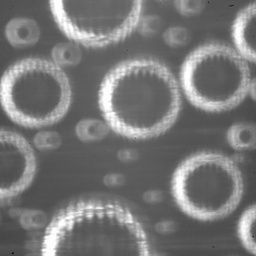
#> input picture 2_Images/for_MOHA/Initial/0.jpg, 256 x 256 px, shrunk from 512 x 512 before the run, given in place of M26C10V25T38P418.cine, which was not available
$ jupyter execute STEP_3.ipynb   (shell and % lines are left out)
#> lines starting #> are read from the running program, lines starting #| are printed output that depends on the picture; after the words box and inside, x2 and y2 are one past the last pixel; in counts of white or black regions, pixels touching at a corner belong together; pictures that were not available may be replaced by others from this repository, and a replacement may not be noted
#> further down, frame is the input picture: shape (256, 256, 3); min 13, max 255, mean 118.3
[cell 1]
import cv2 as cv
import time
import numpy as np
import pandas as pd
import matplotlib.pyplot as plt

[cell 2]
videoFile = ("C:\\SteamCondChamber\\M26C10V25T38P418.cine")
imageSfolder = ('C:\\Users\\Dino\\Desktop\\imageS')
imageLfolder = ('C:\\Users\\Dino\\Desktop\\imageL')
csvSfolder = ('C:\\Users\\Dino\\Desktop\\csvS')
csvLfolder = ('C:\\Users\\Dino\\Desktop\\csvL')

[cell 3]
def Procedure(im_in_actual, frameId):
    def unsharp_mask(image, kernel_size=(9, 9), sigma=2.0, amount=2.0, threshold=0):
        blurred = cv.GaussianBlur(image, kernel_size, sigma)
        sharpened = float(amount + 1) * image - float(amount) * blurred
        sharpened = np.maximum(sharpened, np.zeros(sharpened.shape))
        sharpened = np.minimum(sharpened, 255 * np.ones(sharpened.shape))
        sharpened = sharpened.round().astype(np.uint8)
        if threshold > 0:
            low_contrast_mask = np.absolute(image - blurred) < threshold
            np.copyto(sharpened, image, where=low_contrast_mask)
        return sharpened

    def CC(img):
        nlabels, labels, stats, centroids = cv.connectedComponentsWithStats(img)
        label_hue = np.uint8(179 * labels / np.max(labels))
        blank_ch = 255 * np.ones_like(label_hue)
        labeled_img = cv.merge([label_hue, blank_ch, blank_ch])
        labeled_img = cv.cvtColor(labeled_img, cv.COLOR_HSV2BGR)
        labeled_img[label_hue == 0] = 0
        return labeled_img, nlabels, labels, stats, centroids


    def MakeWhite(image, alpha, beta): #alpha:1-3, beta:0 -100
#> called with alpha = 2.5, beta = 20
        new_image = np.zeros(image.shape, im_in_actual.dtype)
        #alpha = 2.5  # Simple contrast control
        #beta = 10  # Simple brightness control
        for y in range(image.shape[0]):
            for x in range(image.shape[1]):
                for c in range(image.shape[2]):
                    new_image[y, x, c] = np.clip(alpha * image[y, x, c] + beta, 0, 255)
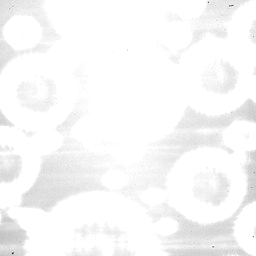
#> new_image: shape (256, 256, 3); min 52, max 255, mean 248.4
        new_image = cv.medianBlur(new_image, 3)
        new_image = cv.medianBlur(new_image, 5)
        new_image = cv.medianBlur(new_image, 3)
        return new_image

    im_light = MakeWhite(im_in_actual, 2.5, 20) #alpha:1-3, beta:0 -100
#plt.imshow(im_light)
#plt.show()

    crop_sharp = unsharp_mask(im_light, kernel_size=(9, 9), sigma=2.0, amount=2.0, threshold=0)
#> in unsharp_mask, `sharpened = float(amount + 1) * image - float(amount) * blurred`:
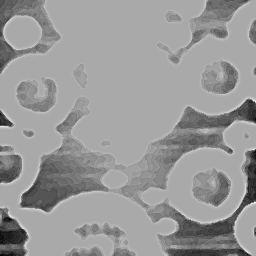
#> sharpened: shape (256, 256, 3) float64; min 188, max 289, mean 248.6; drawn with min black and max white
    crop_sharp_copy = crop_sharp
#plt.imshow(crop_sharp)
#plt.show()

    th, crop_sharp_th = cv.threshold(crop_sharp, 200, 50, cv.THRESH_BINARY_INV);
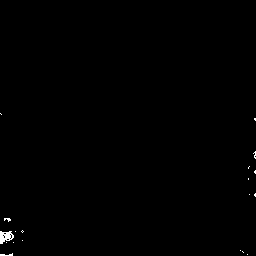
#> crop_sharp_th: shape (256, 256, 3); values 0 (black) and 50 (white), 0.31% white; 19 white regions (17 under 20 px), largest, box (x1, y1, x2, y2) and area: (0, 231, 14, 244) 116, (0, 253, 13, 256) 23
#plt.imshow(crop_sharp_th)
#plt.show()

    kernel = np.ones((2, 2), np.uint8)
    dilation = cv.dilate(crop_sharp_th, kernel, iterations=3)
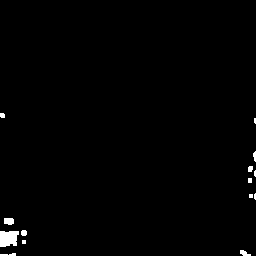
#> dilation: shape (256, 256, 3); values 0 (black) and 50 (white), 0.9% white; 14 white regions (5 under 20 px), largest, box (x1, y1, x2, y2) and area: (0, 231, 19, 247) 258, (4, 218, 14, 225) 63, (240, 250, 251, 256) 41
    erosion = cv.erode(dilation , kernel, iterations=4)
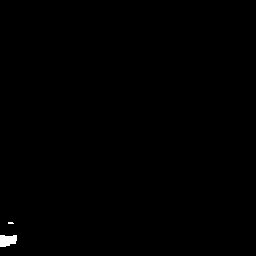
#> erosion: shape (256, 256, 3); values 0 (black) and 50 (white), 0.27% white; 2 white regions (1 under 20 px), largest, box (x1, y1, x2, y2) and area: (0, 235, 17, 247) 168
#plt.imshow(erosion )
#plt.show()

    erosion = cv.cvtColor(crop_sharp_th, cv.COLOR_BGR2GRAY)
    components, nlabels, labels, stats, centroids = CC(erosion)
#> in CC, `nlabels, labels, stats, centroids = cv.connectedComponentsWithStats(img)`: labels: shape (256, 256) int32; 20 distinct labels, from 0 to 19
#> in CC, `nlabels, labels, stats, centroids = cv.connectedComponentsWithStats(img)`: nlabels = 20; stats = 20 rows, first 6: [0, 0, 256, 256, 65331], [0, 113, 2, 2, 2], [254, 118, 2, 3, 5], [253, 151, 3, 8, 12], [248, 166, 2, 3, 3], [254, 170, 2, 4, 6]; centroids = 20 rows, first 8: [127.7, 127.2], [0.5, 113.5], [254.6, 118.8], [254.5, 154.4], [248.3, 167], [254.7, 171.5], [248, 178.5], [254.7, 194.5]
#> in CC, `labeled_img = cv.merge([label_hue, blank_ch, blank_ch])`:
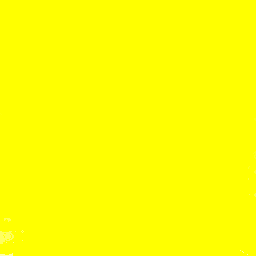
#> labeled_img: shape (256, 256, 3); mean of channels 0, 1, 2 0.3, 255, 255; drawn as B, G, R
#> in CC, `labeled_img = cv.cvtColor(labeled_img, cv.COLOR_HSV2BGR)`:
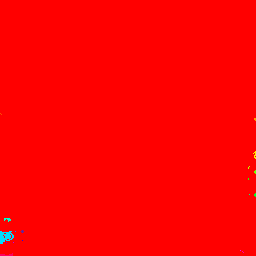
#> labeled_img: shape (256, 256, 3); mean B, G, R 0.6, 0.6, 254.4
#> nlabels = 20
    #plt.imshow(components)
    #plt.show()
    #print(stats)

    final_stats = []
    final_centroids = []
    f_stat_counter = 0
    for i in range(stats.shape[0]):
        if (stats[i][4] > 1000) or (stats[i][2] < 10) or (stats[i][3] < 10):
            pass
        else:
            final_stats.append(stats[i])
            final_centroids.append(centroids[i])
#> after the loop, final_centroids = [[5.3, 236.3]]; final_stats = [[0, 231, 14, 13, 116]]
    FStats = np.array(final_stats, dtype=object)
    FCentr = np.array(final_centroids, dtype= int)
#> FCentr = [[5, 236]]
    #print(FStats)
    #print(FCentr)
    #print(FCentr[0])
    out = crop_sharp
    for row in range(FCentr.shape[0]):
        X = FCentr[row][0]
        Y = FCentr[row][1]
        cv.rectangle(out, (X - 3, Y - 3), (X + 3, Y + 3), (0, 0, 0))
        cv.rectangle(out, (FStats[row][0], FStats[row][1]), (FStats[row][0] + FStats[row][2], FStats[row][1] + FStats[row][3]), (0, 0, 0))
#> this loop made 1 pass
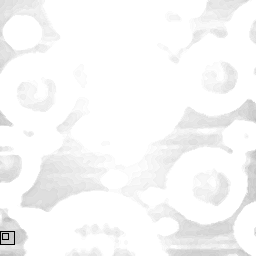
#> out: shape (256, 256, 3); min 0, max 255, mean 247.8
    #plt.imshow(out)
    #plt.show()

    filenameImageS = f'{imageSfolder}\\Small BOXES from image_{frameId}.tif'
    cv.imwrite(filenameImageS, out)


    final_stats_large = []
    final_centroids_large = []
    f_stat_counter_large = 0
    for i in range(stats.shape[0]):
        if (stats[i][4] < 1000) or (stats[i][4] > 20000) or (stats[i][3] < 10):
            pass
        else:
            final_stats_large.append(stats[i])
            final_centroids_large.append(centroids[i])
#> after the loop, final_centroids_large = []; final_stats_large = []
    FStatsL = np.array(final_stats_large, dtype=object)
    FCentrL = np.array(final_centroids_large, dtype= int)
#> FCentrL = empty array
    #print(FStatsL)
    #print(FCentr)
    #print(FCentr[0])
    outLARGE = im_light
    for row in range(FCentrL.shape[0]):
        XL = FCentrL[row][0]
        YL = FCentrL[row][1]
        cv.rectangle(outLARGE, (XL - 3, YL - 3), (XL + 3, YL + 3), (0, 0, 0))
        cv.rectangle(outLARGE, (FStatsL[row][0], FStatsL[row][1]), (FStatsL[row][0] + FStatsL[row][2], FStatsL[row][1] + FStatsL[row][3]), (0, 0, 0))
    #plt.imshow(outLARGE)
    #plt.show()

    filenameImageL = f'{imageLfolder}\\Large BOXES from image_{frameId}.tif'
    cv.imwrite(filenameImageL, outLARGE)

    MatrixS = np.zeros((FStats.shape[0], 6), dtype=int)
#> MatrixS = [[0, 0, 0, 0, 0, 0]]
    for row in range(FStats.shape[0]):
        MatrixS[row][0] = FCentr[row][0]  # X centroid
        MatrixS[row][1] = FCentr[row][1]  # Y centroid
        MatrixS[row][2] = FStats[row][2]  # H size
        MatrixS[row][3] = FStats[row][3]  # V size
        MatrixS[row][4] = FStats.shape[0]  # Total number of small droplets
        MatrixS[row][5] = FStats[row][4]    # Area in pixels
#> after the loop, MatrixS = [[5, 236, 14, 13, 1, 116]]

    my_df_S = pd.DataFrame(MatrixS)
#> my_df_S = table of 1 rows and 6 columns
    my_df_S.columns = ['X centroid', 'Y centroid', 'Horizontal Size', 'Vertical Size', 'Total number of droplets',
                           'Single Droplet Area']
    filenameCSVS = f'{csvSfolder}\\Small Matrix from image_{frameId}.csv'
    my_df_S.to_csv(filenameCSVS, index=False)  # save as csv

    MatrixL = np.zeros((FStatsL.shape[0], 6), dtype=int)
#> MatrixL = empty array
    for row in range(FStatsL.shape[0]):
        MatrixL[row][0] = FCentrL[row][0]  # X centroid
        MatrixL[row][1] = FCentrL[row][1]  # Y centroid
        MatrixL[row][2] = FStatsL[row][2]  # H size
        MatrixL[row][3] = FStatsL[row][3]  # V size
        MatrixL[row][4] = FStatsL.shape[0]  # Total number of small droplets
        MatrixL[row][5] = FStatsL[row][4]    # Area in pixels

    my_df_L = pd.DataFrame(MatrixL)
#> my_df_L = table of 0 rows and 6 columns
    my_df_L.columns = ['X centroid', 'Y centroid', 'Horizontal Size', 'Vertical Size', 'Total number of droplets',
                           'Single Droplet Area']
    filenameCSVL = f'{csvLfolder}\\Large Matrix from image_{frameId}.csv'
    my_df_L.to_csv(filenameCSVL, index=False)  # save as csv

    print(f"Procedure completed for image_{frameId}")

[cell 4]
cap = cv.VideoCapture(videoFile)

while(cap.isOpened()):
    frameId = cap.get(1) #current frame number
    ret, frame = cap.read()
    print(frameId)
    if (ret != True):
        break
    if (frameId % 2000 == 0):
        Procedure(frame, frameId)

cap.release()
print("Done!")
